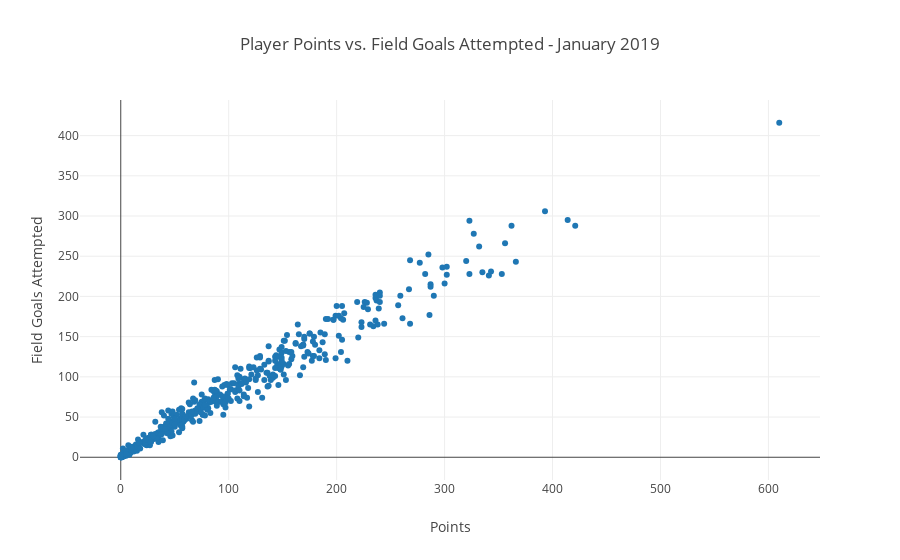

The notebook cell this image was saved under:
### Markdown cell above
## Simple Scatter Test Viz

### Code cell
import plotly.offline as pyo
import plotly.graph_objs as go

pyo.init_notebook_mode(connected=True)


fig = {
    'data': [
  		{
  			'x': jan19_df.PTS,
        	'y': jan19_df.FGA,
        	'text': jan19_df.PLAYER_NAME,
        	'mode': 'markers'}
    ],
    'layout': {
        'title': 'Player Points vs. Field Goals Attempted - January 2019',
        'xaxis': {'title': 'Points'},
        'yaxis': {'title': "Field Goals Attempted"}
    }
}

pyo.iplot(fig)

### Figure 1 — Plotly figure (JSON) as saved in the notebook; plotly's stock layout.template omitted (floating-point values rounded to 4 significant figures; data arrays with more than 128 entries replaced by an {"elided": "..."} marker saying what was removed)
{"data": [{"mode": "markers", "text": {"elided": "437 str values"}, "type": "scatter", "uid": "adce8f85-d404-4dda-8d8d-b8715f2ea6de", "x": {"elided": "437 int values"}, "y": {"elided": "437 int values"}}], "layout": {"title": {"text": "Player Points vs. Field Goals Attempted - January 2019"}, "xaxis": {"title": {"text": "Points"}}, "yaxis": {"title": {"text": "Field Goals Attempted"}}}}
